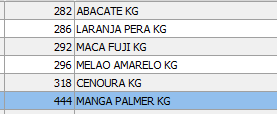
#> input picture prints/hortifruti.png, 277 x 114 px; its folder holds only this picture in this run
$ python bin-do-print.py
#> lines starting #> are read from the running program, lines starting #| are printed output that depends on the picture
# bin-do-print.py — converte um print REAL (PNG/JPG) no formato .bin da suite.
# O motor nao decodifica PNG: a suite roda sobre .bin (header w,h uint32 LE +
# pixels float32 LE 0..1, cinza). Os prints reais ficam em prints/ NA RAIZ do
# repo (nao em tools/treino) e os .bin em grade_real/.
#
# Uso (a partir de tools/treino/):
#   python bin-do-print.py ../../prints/print-1.png [mais-um.png ...]
#   (ou sem argumentos: converte TODOS os PNG/JPG de prints/ na raiz do repo)
#
# O .bin sai com o prefixo gray_ (grade_real/gray_<nome>.bin), que e o nome
# que o regressao.py procura. Depois registre o gabarito em esperado-real.json
# (tag = nome sem o gray_ e .bin, igual ao esperado.json) com as linhas
# CORRETAS confirmadas por quem tirou o print. Ai o regressao.py passa a cobrir
# o print real.
import struct, sys
from pathlib import Path
import numpy as np
from PIL import Image

BASE = Path(__file__).parent
RAIZ = BASE.parent.parent          # raiz do repo (manifest.json, parser.js, prints/)
PDIR = RAIZ / 'prints'
OUT = BASE / 'grade_real'


def converte(img_path):
    img = Image.open(img_path)
#> img is the input picture: PIL image 277x114 RGB; mean R, G, B 213.8, 219.9, 226.5
    arr = np.asarray(img.convert('L'), dtype=np.float64) / 255.0
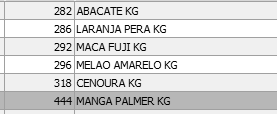
#> arr: shape (114, 277) float64; min 0, max 1, mean 0.858
    h, w = arr.shape
#> h = 114; w = 277
    OUT.mkdir(exist_ok=True)
    dest = OUT / ('gray_' + img_path.stem + '.bin')
    with open(dest, 'wb') as f:
        f.write(struct.pack('<II', w, h))
        f.write(arr.astype('<f4').tobytes())
    print(f'{dest.name}: {w}x{h}')
#| gray_hortifruti.bin: 277x114


def main():
    if len(sys.argv) > 1:
        for a in sys.argv[1:]:
            converte(Path(a))
        return
    imgs = sorted(list(PDIR.glob('*.png')) + list(PDIR.glob('*.jpg')))
    if not imgs:
        print(f'nenhum print em {PDIR} — arraste os prints para essa pasta')
        return
    for p in imgs:
        converte(p)


if __name__ == '__main__':
    main()
